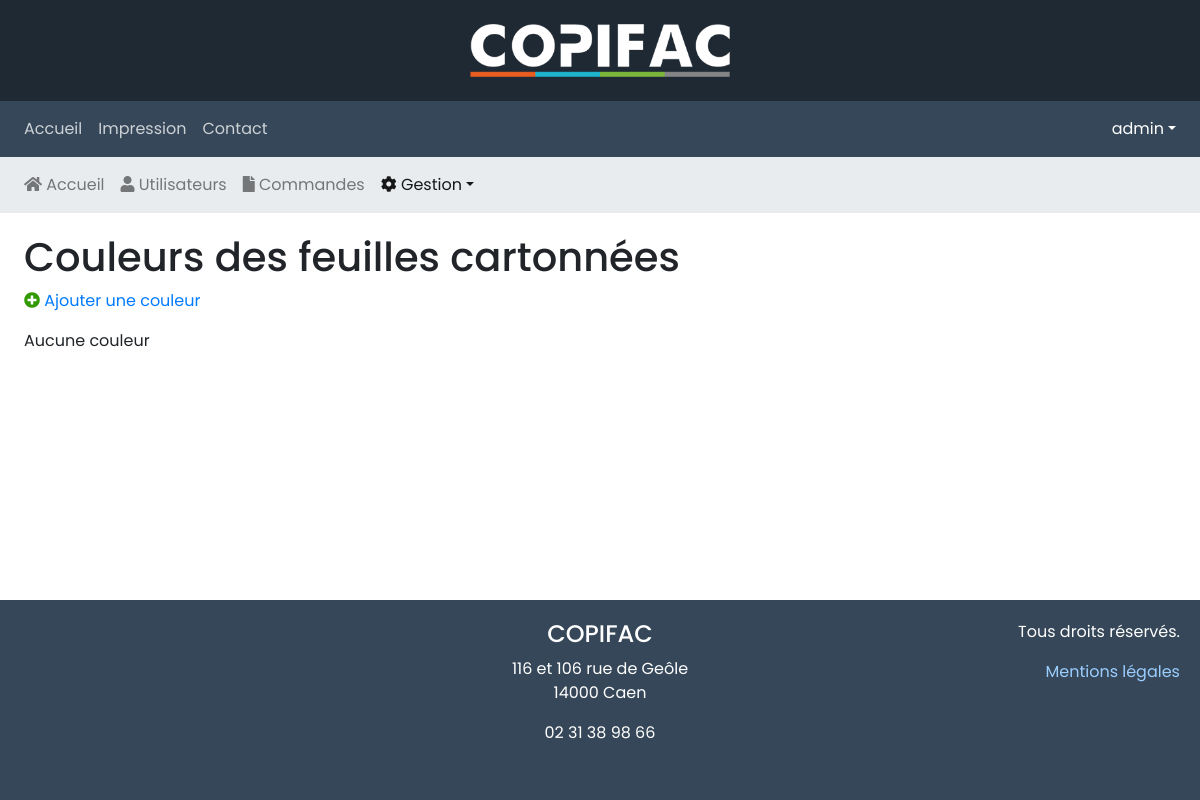
Page /index.php?action=adminCouleurs (signed in) on the earlier database version.
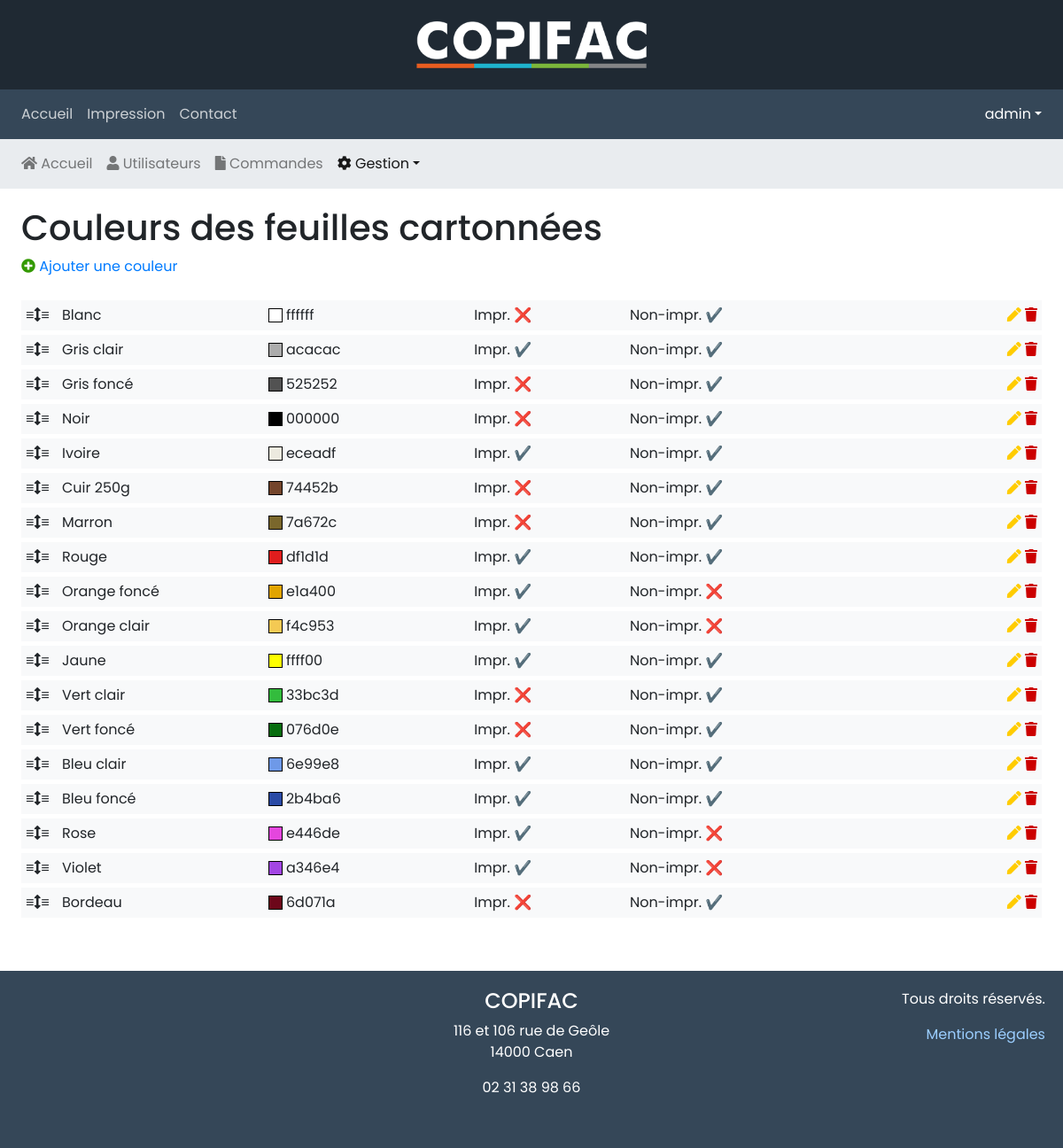
Same page on the later database version.
### tables this page shows
CREATE TABLE `dossier_color` (
  `id_dossier_color` smallint(5) UNSIGNED NOT NULL,
  `text` varchar(32) NOT NULL DEFAULT '',
  `hex` varchar(6) NOT NULL DEFAULT '',
  `printable` tinyint(1) UNSIGNED NOT NULL DEFAULT '0',
  `unprintable` tinyint(1) UNSIGNED NOT NULL DEFAULT '0',
  `position` smallint(5) UNSIGNED NOT NULL DEFAULT '0'
);

### models/dao/DbConnection.class.php (called while the page is built)
<?php
class DbConnection
{
    private static $connection;
    private static function connect(string $user_type)
    {
        $tParam = parse_ini_file($_SERVER['DOCUMENT_ROOT'] . '/config/paramDB.ini', true);
        extract($tParam[$user_type]);
        $dsn = "mysql:host=" . $host . "; port=" . $port . "; dbname=" . $bdd . "; charset=utf8";
        try {
            self::$connection = new PDO(
                $dsn,
                $user,
                $password,
                array(PDO::ATTR_ERRMODE => PDO::ERRMODE_EXCEPTION)
            );
        } catch (Exception $e) {
            die('<h4 style="color:#FF0000"; >Erreur de connexion ! </h4>');
        }
        return self::$connection;
    }
    public static function disconnect()
    {
        self::$connection = null;
    }
    public static function getConnection(string $user_type)
    {
        if (self::$connection != null) {
            return self::$connection;
        } else {
            return self::connect($user_type);
        }
    }
}

### controllers/authController.php (called while the page is built, shortened)
<?php
$password = '';

### models/AdminGestionMgr.class.php (called while the page is built, shortened)
<?php
require_once("dao/DbConnection.class.php");
class AdminGestionMgr
{
    public static function getColors(): array
    {
        $query = 'SELECT * FROM dossier_color ORDER BY position DESC';
        $sth = DbConnection::getConnection('administrateur')->query($query);
        $sth->execute();
        $result = $sth->fetchAll(PDO::FETCH_ASSOC);
        return $result;
    }
}

### controllers/adminCouleursController.php (called while the page is built, shortened)
<?php
require_once _ROOT_DIR_ . '/models/dao/DbConnection.class.php';
require_once _ROOT_DIR_ . '/models/AdminGestionMgr.class.php';
$colors = AdminGestionMgr::getColors();

### views/adminCouleurs.php (the view, shortened to what the changed rows need)
<?php
require_once 'controllers/adminCouleursController.php';
$css = '<link rel="stylesheet" href="/public/css/admin.css">';
require_once 'views/head.php';
?>
<div class="row">
	<div class="col-12">
		<h1>Couleurs des feuilles cartonnées</h1>
	</div>
</div>
<div class="row">
	<div class="col-12">
<?php
if (empty($colors)){
?>
		<p>Aucune couleur</p>
<?php
}
else {
?>
		<div class="drag">
			<ul id="draggable">
<?php
	foreach ($colors as $data) {
?>
				<li id="listItem_<?php echo $data['id_dossier_color']; ?>">
					<span class="handle">≡<i class="fas fa-arrows-alt-v"></i>≡</span>
					<span class="section-medium"><?php echo $data['text']; ?></span>
					<span class="section-medium"><span class="picked-color" style="background:#<?php echo $data['hex']; ?>"></span> <?php echo $data['hex']; ?></span>
					<span class="section-small"><span title="Imprimable">Impr.</span> <?php echo ($data['printable'] ? '✔️' : '❌'); ?></span>
					<span class="section-small"><span title="Non-imprimable">Non-impr.</span> <?php echo ($data['unprintable'] ? '✔️' : '❌'); ?></span>
					<div class="actions">
						<a href="?action=adminCouleurs&amp;edit=<?php echo $data['id_dossier_color']; ?>" title="Modifier"><i class="fas fa-pen"></i></a>
						<a href="?action=adminCouleurs&amp;del=<?php echo $data['id_dossier_color']; ?>" onclick="return confirm('Voulez-vous vraiment supprimer cet élément ?')" title="Supprimer"><i class="fas fa-trash"></i></a>
					</div>
				</li>
<?php
	}
?>
			</ul>
		</div>
<?php
}
?>
	</div>
</div>
<?php
require_once 'views/footer.php';

### views/menu.php (shortened to what the changed rows need)
<?php
$menuItems = [
	[
		'url' => '/',
		'name' => 'Accueil',
	],
	[
		'url' => '/impression',
		'name' => 'Impression',
	],
	[
		'url' => '/contact',
		'name' => 'Contact',
	],
];
?>
<nav class="navbar navbar-expand-md navbar-dark bg-dark">
    <div class="collapse navbar-collapse" id="navbarNav">
        <ul class="navbar-nav mr-auto">
<?php foreach ($menuItems as $menuItem): ?>
            <li class="nav-item<?php echo ($menuItem['url'] == $_SERVER['REQUEST_URI'] ? ' active' : ''); ?>"><a class="nav-link" href="<?php echo $menuItem['url']; ?>"><?php echo $menuItem['name']; ?></a></li>
<?php endforeach; ?>
        </ul>
    </div>
</nav>

### views/menuAdmin.php (shortened to what the changed rows need)
<?php
$action = !empty($_GET['action']) ? $_GET['action'] : '';
$menuItems = [
	[
		'url' => 'admin',
		'name' => '<i class="fas fa-home"></i> Accueil',
	],
	[
		'url' => 'adminUsers',
		'name' => '<i class="fas fa-user"></i> Utilisateurs',
	],
	[
		'url' => 'adminOrders',
		'name' => '<i class="fas fa-file"></i> Commandes',
	],
	[
		'name' => '<i class="fas fa-cog"></i> Gestion',
		'items' => [
			[
				'url' => 'adminCouleurs',
				'name' => 'Couleurs feuilles cartonnées',
			],
			[
				'url' => 'adminPaliersNB',
				'name' => 'Paliers pages N&amp;B',
			],
			[
				'url' => 'adminPaliersCouleur',
				'name' => 'Paliers pages couleur',
			],
			[
				'url' => 'adminPaliersSpiplast',
				'name' => 'Paliers reliures plastiques',
			],
			[
				'url' => 'adminPaliersSpimetal',
				'name' => 'Paliers reliures métalliques',
			],
			[
				'url' => 'adminPaliersThermo',
				'name' => 'Paliers reliures thermocollées',
			],
		],
	],
];
$menuItemsExceptions = [
	'adminOrdersPast' => 'adminOrders',
];
?>
<nav class="navbar navbar-expand-sm navbar-light bg-light">
	<div id="navbarNavDropdown">
		<ul class="navbar-nav">
<?php foreach ($menuItems as $menuItem): ?>
	<?php if (empty($menuItem['items'])): ?>
			<li class="nav-item<?php echo ($menuItem['url'] == $action || (array_key_exists($action, $menuItemsExceptions) && $menuItemsExceptions[$action] == $menuItem['url']) ? ' active' : ''); ?>">
				<a class="nav-link" href="/index.php?action=<?php echo $menuItem['url']; ?>"><?php echo $menuItem['name']; ?></a>
			</li>
	<?php else: ?>
			<li class="nav-item dropdown">
				<a class="nav-link dropdown-toggle<?php echo (in_array($action, array_column($menuItem['items'], 'url')) ? ' active' : ''); ?>" href="#" id="navbarDropdownMenuLink" data-toggle="dropdown" aria-haspopup="true" aria-expanded="false"><?php echo $menuItem['name']; ?></a>
			</li>
	<?php endif; ?>
<?php endforeach; ?>
		</ul>
	</div>
</nav>

Differences in the rows shown:
added dossier_color: text "Blanc", hex "ffffff"
added dossier_color: text "Gris clair", hex "acacac"
added dossier_color: text "Gris foncé", hex "525252"
added dossier_color: text "Noir", hex "000000"
added dossier_color: text "Ivoire", hex "eceadf"
added dossier_color: text "Cuir 250g", hex "74452b"
added dossier_color: text "Marron", hex "7a672c"
added dossier_color: text "Rouge", hex "df1d1d"
added dossier_color: text "Orange foncé", hex "e1a400"
added dossier_color: text "Orange clair", hex "f4c953"
added dossier_color: text "Jaune", hex "ffff00"
added dossier_color: text "Vert clair", hex "33bc3d"
added dossier_color: text "Vert foncé", hex "076d0e"
added dossier_color: text "Bleu clair", hex "6e99e8"
added dossier_color: text "Bleu foncé", hex "2b4ba6"
added dossier_color: text "Rose", hex "e446de"
added dossier_color: text "Violet", hex "a346e4"
added dossier_color: text "Bordeau", hex "6d071a"
Other differences:
text no longer shown: "Aucune couleur"
